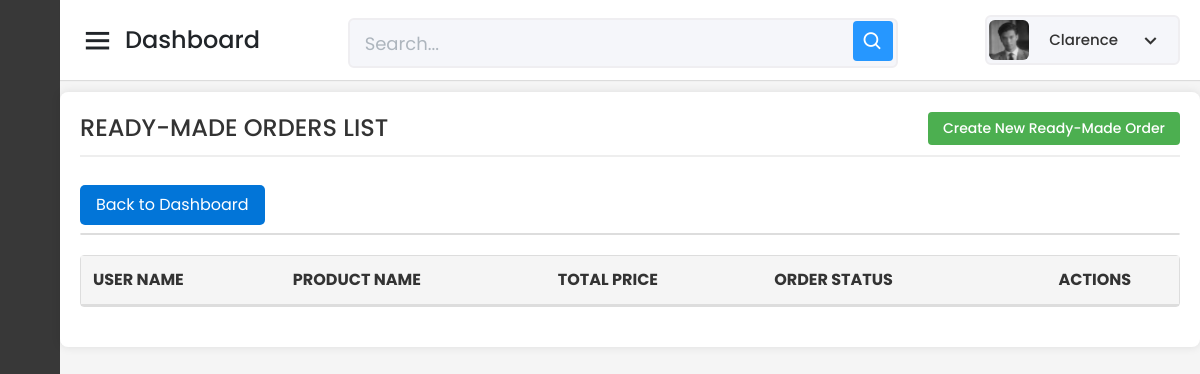
Before: /Capstone_Admin/readymade/read-all-readymade-form.php (signed in) with the older database file.
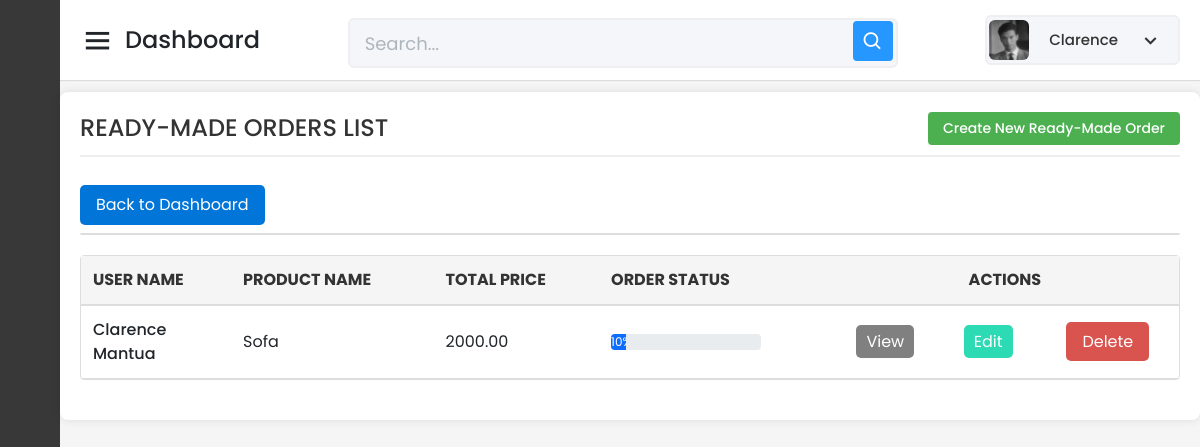
After: the same page with the newer database file.
### tables this page shows
CREATE TABLE `tbl_ready_made_orders` (
  `ReadyMadeOrder_ID` int(11) NOT NULL AUTO_INCREMENT,
  `Product_ID` int(11) NOT NULL,
  `User_ID` varchar(150) NOT NULL,
  `Quantity` int(11) NOT NULL,
  `Total_Price` decimal(10,2) NOT NULL,
  `Order_Status` int(3) NOT NULL DEFAULT 0,
  `Order_Date` timestamp NOT NULL DEFAULT current_timestamp(),
  `Product_Status` int(3) NOT NULL DEFAULT 0,
  `Progress_Pic_10` varchar(255) DEFAULT NULL,
  `Progress_Pic_20` varchar(255) DEFAULT NULL,
  `Progress_Pic_30` varchar(255) DEFAULT NULL,
  `Progress_Pic_40` varchar(255) DEFAULT NULL,
  `Progress_Pic_50` varchar(255) DEFAULT NULL,
  `Progress_Pic_60` varchar(255) DEFAULT NULL,
  `Progress_Pic_70` varchar(255) DEFAULT NULL,
  `Progress_Pic_80` varchar(255) DEFAULT NULL,
  `Progress_Pic_90` varchar(255) DEFAULT NULL,
  `Progress_Pic_100` varchar(255) DEFAULT NULL,
  `Stop_Reason` varchar(255) DEFAULT NULL,
  PRIMARY KEY (`ReadyMadeOrder_ID`),
  KEY `Product_ID` (`Product_ID`),
  KEY `User_ID` (`User_ID`),
  CONSTRAINT `tbl_ready_made_orders_ibfk_1` FOREIGN KEY (`Product_ID`) REFERENCES `tbl_prod_info` (`Product_ID`),
  CONSTRAINT `tbl_ready_made_orders_ibfk_2` FOREIGN KEY (`User_ID`) REFERENCES `tbl_user_info` (`User_ID`)
);

CREATE TABLE `tbl_prod_info` (
  `Product_ID` int(11) NOT NULL AUTO_INCREMENT,
  `Product_Name` varchar(255) NOT NULL,
  `Description` text DEFAULT NULL,
  `Category` varchar(100) DEFAULT NULL,
  `Sizes` varchar(100) DEFAULT NULL,
  `Color` varchar(50) DEFAULT NULL,
  `Stock` varchar(100) DEFAULT NULL,
  `Assembly_Required` varchar(255) DEFAULT NULL,
  `ImageURL` varchar(255) DEFAULT NULL,
  `Price` varchar(255) NOT NULL,
  `Sold` varchar(255) DEFAULT NULL,
  `DateAdded` timestamp NOT NULL DEFAULT current_timestamp(),
  `LastUpdate` timestamp NOT NULL DEFAULT current_timestamp() ON UPDATE current_timestamp(),
  `GLB_File_URL` varchar(255) DEFAULT NULL,
  `product_type` enum('readymade','custom') DEFAULT 'readymade',
  PRIMARY KEY (`Product_ID`)
);

### Capstone_Admin/readymade/read-all-readymade-form.php (the view, shortened to what this page needs)
<?php
include '../config/database.php';
$adminId = $_SESSION['admin_id'];
$stmt = $pdo->prepare("SELECT First_Name, PicPath FROM tbl_admin_info WHERE Admin_ID = :admin_id");
$stmt->bindParam(':admin_id', $adminId);
$stmt->execute();
$admin = $stmt->fetch(PDO::FETCH_ASSOC);
$adminName = htmlspecialchars($admin['First_Name']);
$profilePicPath = htmlspecialchars($admin['PicPath']);
$search = isset($_GET['search']) ? $_GET['search'] : '';
$query = "
    SELECT
        rmo.ReadyMadeOrder_ID,
        CONCAT(u.First_Name, ' ', u.Last_Name) AS User_Name,
        p.Product_Name,
        rmo.Quantity,
        rmo.Total_Price,
        rmo.Order_Status,
        rmo.Order_Date
    FROM tbl_ready_made_orders rmo
    JOIN tbl_user_info u ON rmo.User_ID = u.User_ID
    JOIN tbl_prod_info p ON rmo.Product_ID = p.Product_ID
    WHERE u.First_Name LIKE :search
    OR u.Last_Name LIKE :search
    OR p.Product_Name LIKE :search
    OR rmo.Order_Status LIKE :search
";
$stmt = $pdo->prepare($query);
$searchParam = '%' . $search . '%';
$stmt->bindParam(':search', $searchParam, PDO::PARAM_STR);
$stmt->execute();
$rows = $stmt->fetchAll(PDO::FETCH_ASSOC);
?>
<!DOCTYPE html>
<html lang="en" dir="ltr">
<head>
    <link href="../static/css/bootstrap.min.css" rel="stylesheet">
    <link href="../static/css-files/dashboard.css" rel="stylesheet">
    <link href="../static/css-files/button.css" rel="stylesheet">
    <link href="../static/css-files/admin_homev2.css" rel="stylesheet">
    <link href="https://unpkg.com/boxicons@2.0.7/css/boxicons.min.css" rel="stylesheet" />
</head>
<body>
    <div class="sidebar">
      <div class="logo-details">
    </div>
        <ul class="nav-links">
            <li>
            </li>
            <li>
            </li>
            <li>
</li>
        </ul>
    </div>
    <section class="home-section">
    <nav>
            <div class="sidebar-button">
                <i class="bx bx-menu sidebarBtn"></i>
                <span class="dashboard">Dashboard</span>
            </div>
            <div class="search-box">
                <input type="text" placeholder="Search..." />
                <i class="bx bx-search"></i>
            </div>
            <div class="profile-details" onclick="toggleDropdown()">
                <img src="../<?php echo $profilePicPath; ?>" alt="Profile Picture" />
                <span class="admin_name"><?php echo $adminName; ?></span>
                <i class="bx bx-chevron-down dropdown-button"></i>
            </div>
 </nav>
<br><br><br>
<div class="container_boxes">
    <h4>READY-MADE ORDERS LIST <a href="create-readymade-form.php">Create New Ready-Made Order</a></h4>
    <div class="button-container">
                    <a href="../dashboard/dashboard.php" class="buttonBack">Back to Dashboard</a>
                </div>
                <table>
    <table width="100%" border="1" cellspacing="5">
        <tr>
            <th>USER NAME</th>
            <th>PRODUCT NAME</th>
            <th>TOTAL PRICE</th>
            <th>ORDER STATUS</th>
            <th colspan="3" style="text-align: center;">ACTIONS</th>
        </tr>
        <?php
        foreach ($rows as $row) {
            $orderID = htmlspecialchars($row["ReadyMadeOrder_ID"]);
            $userName = htmlspecialchars($row["User_Name"]);
            $productName = htmlspecialchars($row["Product_Name"]);
            $totalPrice = number_format((float)$row["Total_Price"], 2, '.', '');
            $orderStatusValue = (int)$row["Order_Status"];
            $progressPercent = min(max($orderStatusValue, 0), 100);
            echo '
            <tr>
                <td>'.$userName.'</td>
                <td>'.$productName.'</td>
                <td>'.$totalPrice.'</td>
                <td>
                    <div class="progress" style="width: 150px;">
                        <div class="progress-bar bg-primary" role="progressbar" style="width: '.$progressPercent.'%;" aria-valuenow="'.$progressPercent.'" aria-valuemin="0" aria-valuemax="100">
                            '.$progressPercent.'%
                        </div>
                    </div>
                </td>
                <td style="text-align: center;"><a class="buttonView" href="read-one-readymade-form.php?id='.$orderID.'" target="_parent">View</a></td>
                <td style="text-align: center;"><a class="buttonEdit" href="update-readymade-form.php?id='.$orderID.'" target="_parent">Edit</a></td>
                <td style="text-align: center;"><a class="buttonDelete" href="delete-readymade-form.php?id='.$orderID.'" target="_parent">Delete</a></td>
            </tr>';
        }
        ?>
    </table>
</div>
</section>
</body>
</html>

Changed rows visible on the page:
added tbl_ready_made_orders: userName "Clarence Mantua", Product_ID.Product_Name "Sofa", Total_Price "2000.00", Order_Status "10"
